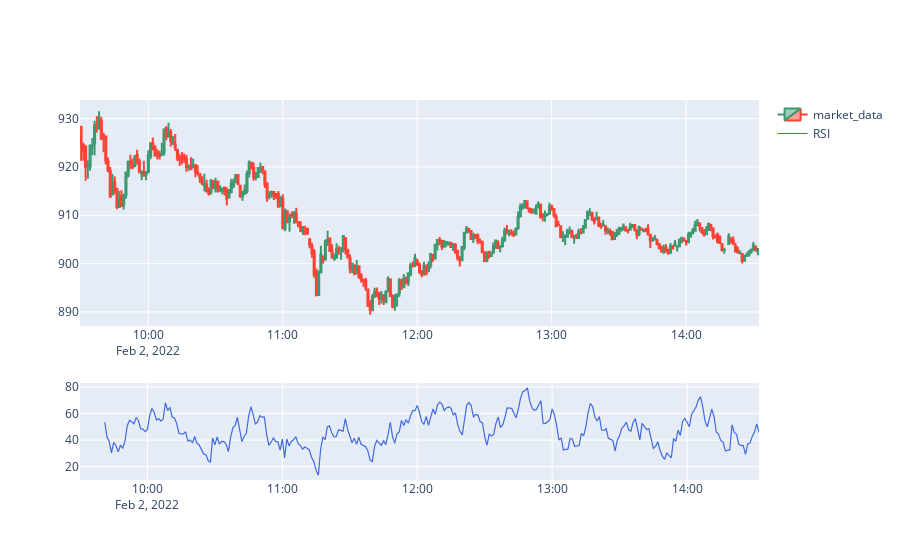

The cell this chart's notebook holds for it:
### Code cell
# add RSI to plotly figure
fig = make_subplots(rows=2, cols=1, row_heights=[0.7, 0.3])

fig.add_trace(go.Candlestick(x=df.index,
                            open=df['Open'],
                            high=df['High'],
                            low=df['Low'],
                            close=df['Close'], name = 'market_data'),
             row=1, col=1)

fig.update_xaxes(
    rangeslider_visible=False)

fig.add_trace(go.Scatter(x=df.index,
                    y=df['RSI'], name = 'RSI', line=dict(color='royalblue', width=1.2)),
             row=2, col=1)

fig.show()

### Figure 1 — Plotly figure (JSON) as saved in the notebook; plotly's stock layout.template omitted (floating-point values rounded to 4 significant figures; data arrays with more than 128 entries replaced by an {"elided": "..."} marker saying what was removed)
{"data": [{"close": {"elided": "302 float values"}, "high": {"elided": "302 float values"}, "low": {"elided": "302 float values"}, "name": "market_data", "open": {"elided": "302 float values"}, "type": "candlestick", "x": {"elided": "302 str values"}, "xaxis": "x", "yaxis": "y"}, {"line": {"color": "royalblue", "width": 1.2}, "name": "RSI", "type": "scatter", "x": {"elided": "302 str values"}, "xaxis": "x2", "y": {"elided": "302 float values"}, "yaxis": "y2"}], "layout": {"xaxis": {"anchor": "y", "domain": [0, 1], "rangeslider": {"visible": false}}, "xaxis2": {"anchor": "y2", "domain": [0, 1], "rangeslider": {"visible": false}}, "yaxis": {"anchor": "x", "domain": [0.405, 1]}, "yaxis2": {"anchor": "x2", "domain": [0, 0.255]}}}
